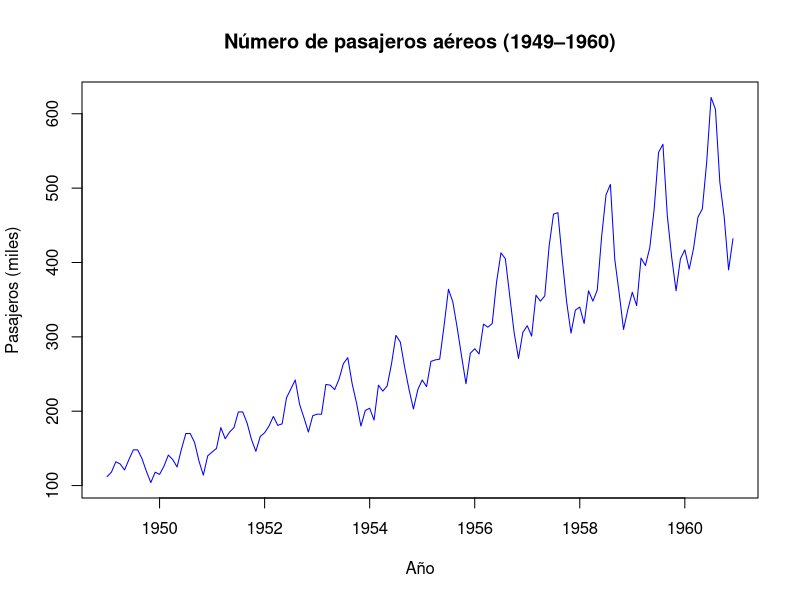
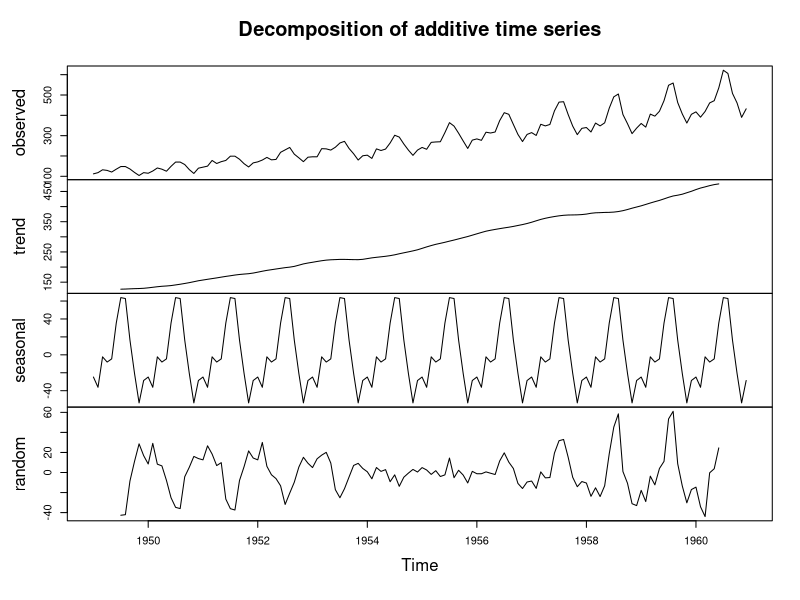
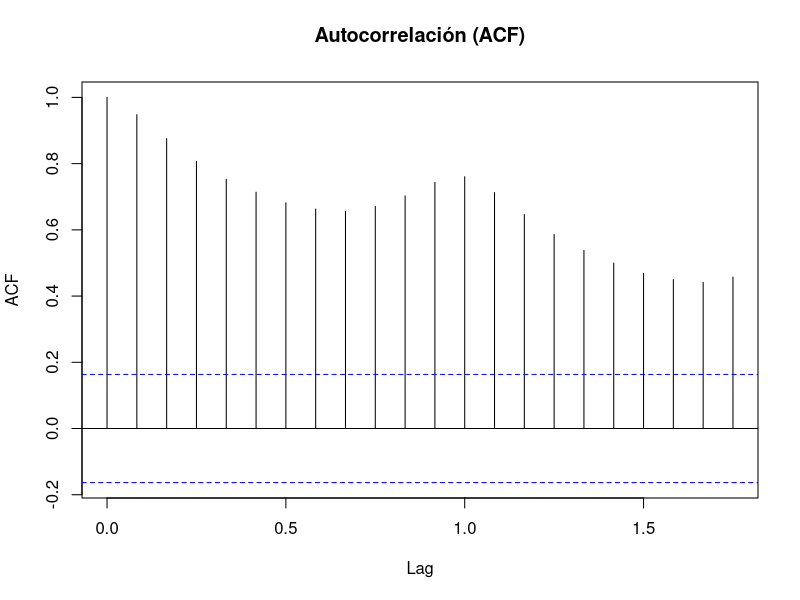
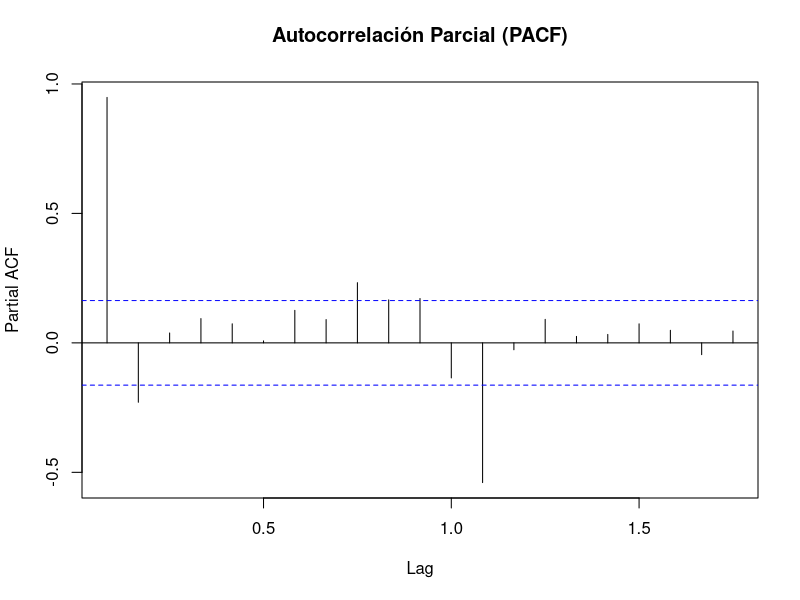
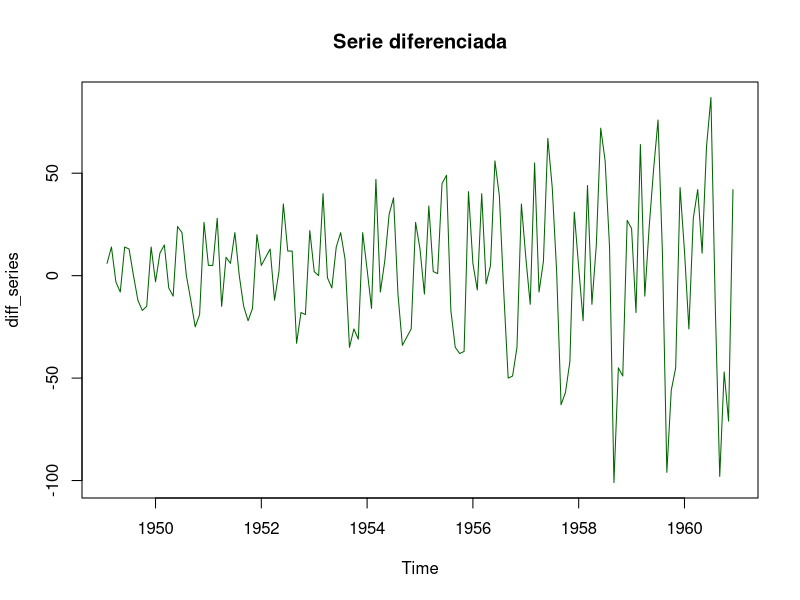
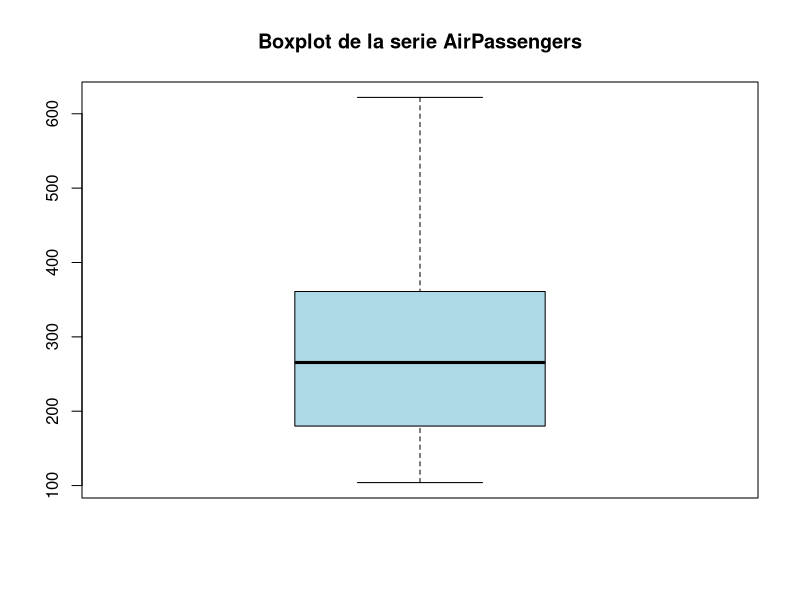

Reproduce these figures in R, in order.
#########################################################
# PROYECTO: Análisis de la serie temporal AirPassengers
# Autor: Marcos Berrocal
# Descripción: Análisis de tendencia, estacionalidad, 
# estacionariedad y valores atípicos en R
#########################################################

# ===============================
# 1. CARGA DEL DATASET
# ===============================
data("AirPassengers")

# Verificar estructura
print(class(AirPassengers))   # Verifica que es una serie temporal (ts)
print(summary(AirPassengers)) # Resumen estadístico
print(start(AirPassengers))   # Inicio de la serie
print(end(AirPassengers))     # Fin de la serie
print(frequency(AirPassengers)) # Frecuencia: 12 (mensual)

# ===============================
# 2. EXPLORACIÓN INICIAL
# ===============================
# Visualización básica de la serie
plot(AirPassengers, 
     main = "Número de pasajeros aéreos (1949–1960)", 
     ylab = "Pasajeros (miles)", 
     xlab = "Año", 
     col = "blue")

# Estadísticas básicas
mean_value <- mean(AirPassengers)
sd_value <- sd(AirPassengers)
cat("Media:", mean_value, "\nDesviación estándar:", sd_value, "\n")

# ===============================
# 3. ANÁLISIS DE TENDENCIA Y ESTACIONALIDAD
# ===============================
decomp <- decompose(AirPassengers)
plot(decomp)

# Comentario:
# - La tendencia muestra un incremento sostenido en el número de pasajeros.
# - La estacionalidad revela picos recurrentes cada año (temporadas altas y bajas).

# ===============================
# 4. ANÁLISIS DE ESTACIONARIEDAD
# ===============================

# Instalar paquetes si es necesario
if (!require(tseries)) install.packages("tseries")
library(tseries)

# Gráficos ACF y PACF
acf(AirPassengers, main = "Autocorrelación (ACF)")
pacf(AirPassengers, main = "Autocorrelación Parcial (PACF)")

# Prueba de Dickey-Fuller aumentada
adf_result <- adf.test(AirPassengers)
print(adf_result)

# Si no es estacionaria, aplicamos diferenciación
diff_series <- diff(AirPassengers)
plot(diff_series, main = "Serie diferenciada", col = "darkgreen")

# Verificación tras la diferenciación
adf_result_diff <- adf.test(diff_series)
print(adf_result_diff)

# ===============================
# 5. DETECCIÓN DE VALORES ATÍPICOS
# ===============================

# Boxplot para detectar posibles outliers
boxplot(AirPassengers, main = "Boxplot de la serie AirPassengers", col = "lightblue")

# Identificar los puntos atípicos manualmente (por encima de 3*IQR)
q1 <- quantile(AirPassengers, 0.25)
q3 <- quantile(AirPassengers, 0.75)
iqr <- q3 - q1
upper_limit <- q3 + 3 * iqr
outliers <- AirPassengers[AirPassengers > upper_limit]
cat("Posibles valores atípicos:\n")
print(outliers)

# ===============================
# 6. INTERPRETACIÓN DE RESULTADOS
# ===============================

cat("\n=== CONCLUSIONES ===\n")
cat("1. La serie muestra una clara tendencia ascendente en el tiempo.\n")
cat("2. Existe una fuerte estacionalidad anual con picos regulares.\n")
cat("3. La serie original no es estacionaria, pero tras la diferenciación sí.\n")
cat("4. Se detectan algunos valores atípicos que corresponden a picos de tráfico aéreo.\n")
cat("5. Este análisis sugiere un patrón de crecimiento y estacionalidad estable.\n")
